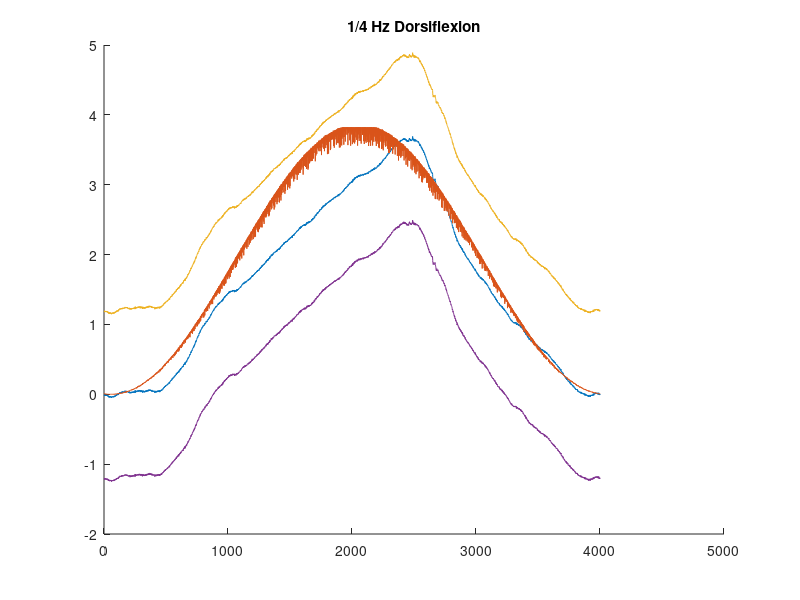

MATLAB code for this plot:
clear;
clc;

p7mvcdf = load('Patient7_MVC_DF.txt');
p7df25 = load('PatNo7_VR_AnklePosNeutral_DF_0-25Hz.txt');

p7df_m = p7df25(:,1);
p7df_ref = p7df25(:,2);

serial2lbs_bipolar = 125/2048;
lbs2NmAt15cm = 4.448*.15;

n = 1;
for i = 1:16
   
    df(:,i) = p7df_m(n:4000+n);
    n = n + 4000;
    
end

dfm = mean(df,2);

SDdfm = std(dfm);
SDdfmP = dfm + 29.4304;
SDdfmM = dfm - 29.4304;

mvcdf1 = max(p7mvcdf(5500:9500));
mvcdf2 = max(p7mvcdf(25500:29500));
mvcdf3 = max(p7mvcdf(45500:49500));

mvcdfSerial = max([mvcdf1, mvcdf2, mvcdf3]);
mvcdf_Nm = abs(mvcdfSerial)*serial2lbs_bipolar*lbs2NmAt15cm;

refsig = p7df_ref(1:4001);
refsigser2Nm = mvcdf_Nm/4096*0.2;

ref = refsig*refsigser2Nm;

hold on;
title('1/4 Hz Dorsiflexion');
plot(dfm*serial2lbs_bipolar*lbs2NmAt15cm+8.25);
plot(ref);
plot(SDdfmP*serial2lbs_bipolar*lbs2NmAt15cm+8.25);
plot(SDdfmM*serial2lbs_bipolar*lbs2NmAt15cm+8.25);








